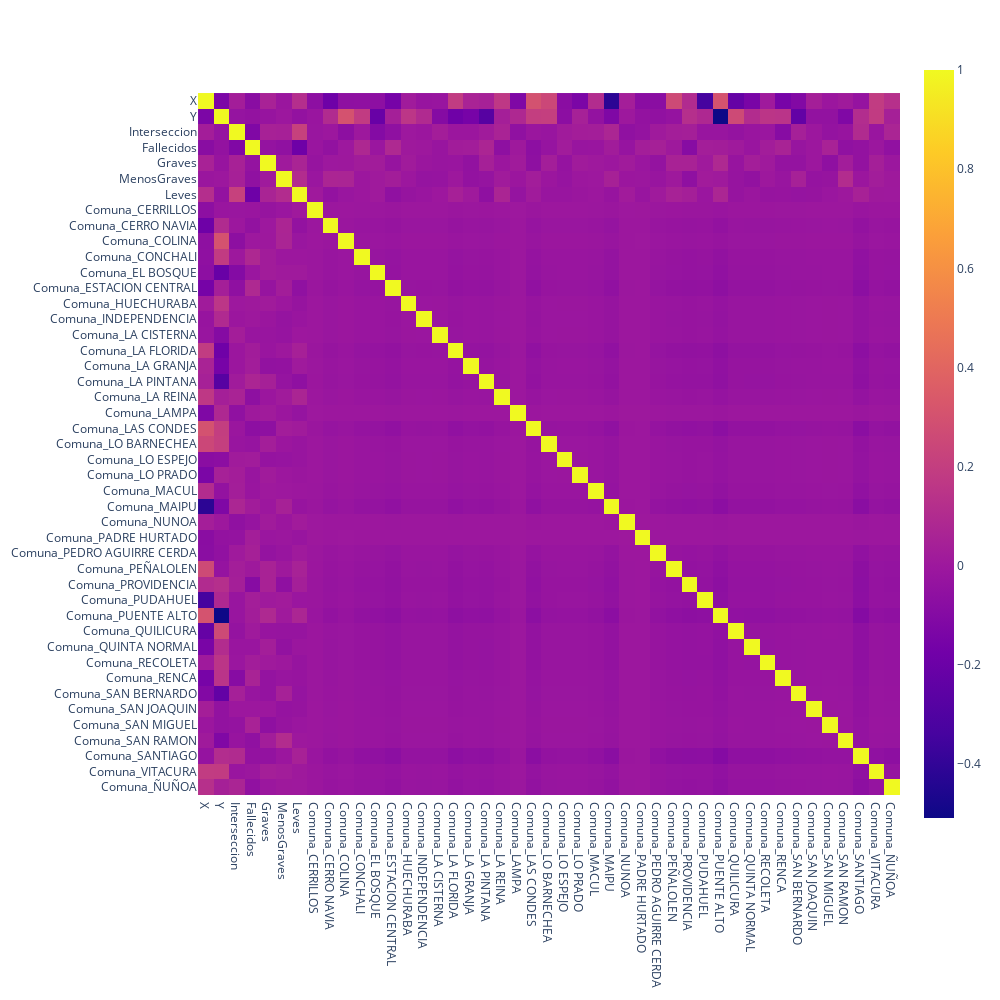

The notebook cell saved with this chart:
### Markdown cell above
Correlación de pearson para evaluar si hay variables que se autoexplican

### Code cell
fig = px.imshow(df_completo.corr())
fig.update_layout(autosize=True, width=1000, height=1000)
fig.show()

### Figure 1 — Plotly figure (JSON) as saved in the notebook; plotly's stock layout.template omitted (floating-point values rounded to 4 significant figures; data arrays with more than 128 entries replaced by an {"elided": "..."} marker saying what was removed)
{"data": [{"coloraxis": "coloraxis", "hovertemplate": "x: %{x}<br>y: %{y}<br>color: %{z}<extra></extra>", "name": "0", "type": "heatmap", "x": ["X", "Y", "Interseccion", "Fallecidos", "Graves", "MenosGraves", "Leves", "Comuna_CERRILLOS", "Comuna_CERRO NAVIA", "Comuna_COLINA", "Comuna_CONCHALI", "Comuna_EL BOSQUE", "Comuna_ESTACION CENTRAL", "Comuna_HUECHURABA", "Comuna_INDEPENDENCIA", "Comuna_LA CISTERNA", "Comuna_LA FLORIDA", "Comuna_LA GRANJA", "Comuna_LA PINTANA", "Comuna_LA REINA", "Comuna_LAMPA", "Comuna_LAS CONDES", "Comuna_LO BARNECHEA", "Comuna_LO ESPEJO", "Comuna_LO PRADO", "Comuna_MACUL", "Comuna_MAIPU", "Comuna_NUNOA", "Comuna_PADRE HURTADO", "Comuna_PEDRO AGUIRRE CERDA", "Comuna_PEÑALOLEN", "Comuna_PROVIDENCIA", "Comuna_PUDAHUEL", "Comuna_PUENTE ALTO", "Comuna_QUILICURA", "Comuna_QUINTA NORMAL", "Comuna_RECOLETA", "Comuna_RENCA", "Comuna_SAN BERNARDO", "Comuna_SAN JOAQUIN", "Comuna_SAN MIGUEL", "Comuna_SAN RAMON", "Comuna_SANTIAGO", "Comuna_VITACURA", "Comuna_ÑUÑOA"], "xaxis": "x", "y": ["X", "Y", "Interseccion", "Fallecidos", "Graves", "MenosGraves", "Leves", "Comuna_CERRILLOS", "Comuna_CERRO NAVIA", "Comuna_COLINA", "Comuna_CONCHALI", "Comuna_EL BOSQUE", "Comuna_ESTACION CENTRAL", "Comuna_HUECHURABA", "Comuna_INDEPENDENCIA", "Comuna_LA CISTERNA", "Comuna_LA FLORIDA", "Comuna_LA GRANJA", "Comuna_LA PINTANA", "Comuna_LA REINA", "Comuna_LAMPA", "Comuna_LAS CONDES", "Comuna_LO BARNECHEA", "Comuna_LO ESPEJO", "Comuna_LO PRADO", "Comuna_MACUL", "Comuna_MAIPU", "Comuna_NUNOA", "Comuna_PADRE HURTADO", "Comuna_PEDRO AGUIRRE CERDA", "Comuna_PEÑALOLEN", "Comuna_PROVIDENCIA", "Comuna_PUDAHUEL", "Comuna_PUENTE ALTO", "Comuna_QUILICURA", "Comuna_QUINTA NORMAL", "Comuna_RECOLETA", "Comuna_RENCA", "Comuna_SAN BERNARDO", "Comuna_SAN JOAQUIN", "Comuna_SAN MIGUEL", "Comuna_SAN RAMON", "Comuna_SANTIAGO", "Comuna_VITACURA", "Comuna_ÑUÑOA"], "yaxis": "y", "z": {"elided": "45x45 float values"}}], "layout": {"autosize": true, "coloraxis": {"colorscale": [[0, "#0d0887"], [0.1111, "#46039f"], [0.2222, "#7201a8"], [0.3333, "#9c179e"], [0.4444, "#bd3786"], [0.5556, "#d8576b"], [0.6667, "#ed7953"], [0.7778, "#fb9f3a"], [0.8889, "#fdca26"], [1, "#f0f921"]]}, "height": 1000, "margin": {"t": 60}, "width": 1000, "xaxis": {"anchor": "y", "constrain": "domain", "domain": [0, 1], "scaleanchor": "y"}, "yaxis": {"anchor": "x", "autorange": "reversed", "constrain": "domain", "domain": [0, 1]}}}
